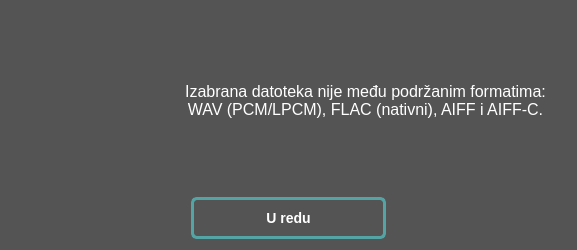
<?xml version="1.0" encoding="UTF-8"?>
<ui version="4.0">
 <class>ErrorDialog</class>
 <widget class="QDialog" name="ErrorDialog">
  <property name="geometry">
   <rect>
    <x>0</x>
    <y>0</y>
    <width>577</width>
    <height>250</height>
   </rect>
  </property>
  <property name="windowTitle">
   <string>Greška</string>
  </property>
  <property name="windowIcon">
   <iconset>
    <normaloff>../../resources/icons/error.png</normaloff>../../resources/icons/error.png</iconset>
  </property>
  <property name="accessibleName">
   <string/>
  </property>
  <property name="styleSheet">
   <string notr="true">QDialog#ErrorDialog {
	background-color: rgb(84, 84, 84)
}</string>
  </property>
  <layout class="QVBoxLayout" name="verticalLayout">
   <item>
    <layout class="QHBoxLayout" name="horizontalLayout">
     <property name="spacing">
      <number>5</number>
     </property>
     <property name="leftMargin">
      <number>20</number>
     </property>
     <property name="rightMargin">
      <number>20</number>
     </property>
     <item>
      <widget class="QLabel" name="ErrorIconLabel">
       <property name="text">
        <string/>
       </property>
       <property name="pixmap">
        <pixmap>../../resources/icons/error.png</pixmap>
       </property>
       <property name="scaledContents">
        <bool>false</bool>
       </property>
      </widget>
     </item>
     <item>
      <widget class="QLabel" name="ErrorMessageLabel">
       <property name="styleSheet">
        <string notr="true">QLabel#ErrorMessageLabel {
	color: white;
	font-size: 16px;
}</string>
       </property>
       <property name="text">
        <string>&lt;html&gt;&lt;head/&gt;&lt;body&gt;&lt;p align=&quot;center&quot;&gt;Izabrana datoteka nije među podržanim formatima:&lt;br&gt;
WAV (PCM/LPCM), FLAC (nativni), AIFF i AIFF-C.&lt;/p&gt;&lt;/body&gt;&lt;/html&gt;</string>
       </property>
      </widget>
     </item>
    </layout>
   </item>
   <item>
    <widget class="QPushButton" name="OKButton">
     <property name="styleSheet">
      <string notr="true">QPushButton#OKButton {
	margin-left: 180px;
	margin-right: 180px;
	padding-top: 10px;
	padding-bottom: 10px;

	border-radius: 6px;
	border: 3px solid #54a4a6;

	font-weight: 600;
	font-size: 14px;
	color: white;
}

QPushButton#OKButton:hover {
	border-color: #63C2C4;	
}

QPushButton#OKButton:pressed {
	background-color: rgb(70, 70, 70)
}</string>
     </property>
     <property name="text">
      <string>U redu</string>
     </property>
    </widget>
   </item>
  </layout>
 </widget>
 <resources/>
 <connections>
  <connection>
   <sender>OKButton</sender>
   <signal>clicked()</signal>
   <receiver>ErrorDialog</receiver>
   <slot>close()</slot>
   <hints>
    <hint type="sourcelabel">
     <x>249</x>
     <y>169</y>
    </hint>
    <hint type="destinationlabel">
     <x>249</x>
     <y>99</y>
    </hint>
   </hints>
  </connection>
 </connections>
</ui>
